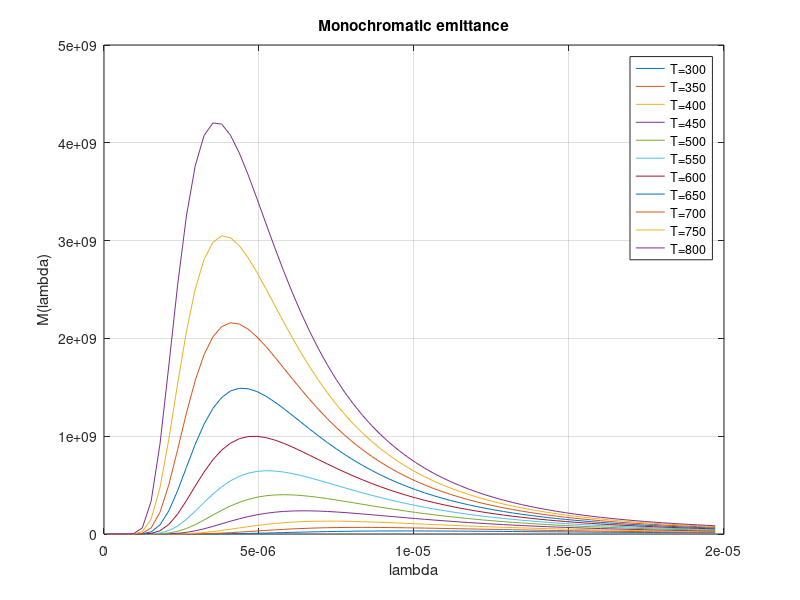

MATLAB code to generate this figure:
c0=2.997*10.^8;% m/s speed of light in vaccum
h=6.625*10.^-34;% J.s Planck constant 
k=1.38*10.^-23;%  T/K Boltzmann constant
n=1;%refravtive index of the medium .
step=  2.8429e-007;
lambda=[10.^-7:step:2*10.^-5];
T=1;%  Temperature initiatlisation
for i=300:50:800
    Mi=(2*pi.*h.*(c0.^2))./((n.^2).*(lambda.^5).*(exp((h.*c0)./(n.*k.*T.*lambda.*i))-1));
plot(lambda,Mi)
hold on
grid
end
xlabel('lambda')
ylabel('M(lambda)')
title('Monochromatic emittance')
legend('T=300','T=350','T=400','T=450','T=500','T=550','T=600','T=650','T=700','T=750','T=800')
hold off